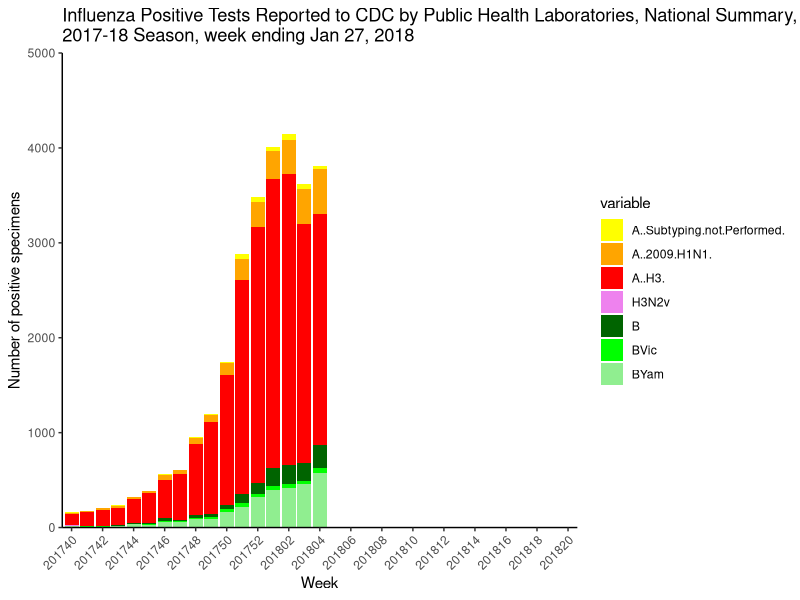

The R source for this figure:
# Plot the 2nd graph. : Positive tested
data1 <- read.csv("./WHO_NREVSS_Public_Health_Labs.csv",skip=1)
data1<-data1[data1$YEAR<2018|(data1$YEAR==2018 & data1$WEEK<5),]
data1$WEEK1<-ifelse((data1$WEEK<10), paste("0",data1$WEEK,sep=""), data1$WEEK)

data1$WEEK1<- paste(data1$YEAR, data1$WEEK1,sep = "")

#Load package ggplot2
library(ggplot2)

#Extract columns that is required
data1 <- subset(data1, select = c('WEEK1','A..Subtyping.not.Performed.', 'A..2009.H1N1.', 'A..H3.','H3N2v','B','BVic','BYam'))

#Find transpose for stacked bar chart 
library(reshape)
d <- melt(data1, id=c("WEEK1"))

p  <-   ggplot(d)+
  geom_bar(data=d,aes(x=WEEK1,y = value, fill=variable),stat = "identity") + 
  scale_fill_manual(values = c("A..Subtyping.not.Performed." = "yellow", "A..2009.H1N1." = "orange", "A..H3." ="red", "H3N2v" ="violet", "B" ="dark green", "BVic" ="green", "BYam" ="light green")) +
  scale_y_continuous(limits = c(0,5000), expand = c(0, 0)) + 
  scale_x_discrete(limits=c("201740","201741","201742","201743","201744","201745","201746","201747","201748","201749","201750","201751","201752","201801","201802","201803","201804","201805","201806","20807","201808","201809","201810","201811","201812","201813","201814","201815","201816","201817","201818","201819","201820"),breaks=c("201740","201742","201744","201746","201748","201750","201752","201802","201804","201806","201808","201810","201812","201814","201816","201818","201820"))+
  theme_classic() + 
  theme(axis.text.x = element_text(angle=45,hjust=1)) +
  ggtitle("Influenza Positive Tests Reported to CDC by Public Health Laboratories, National Summary,\n2017-18 Season, week ending Jan 27, 2018") +
  labs(y="Number of positive specimens", x = "Week") 
print(p)
